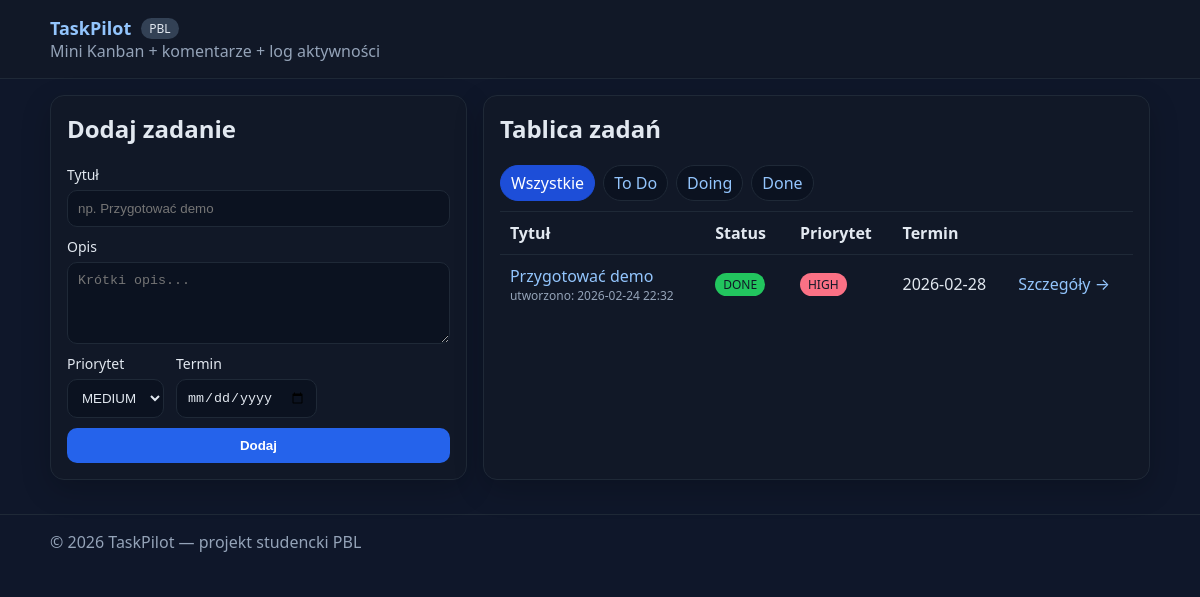
The page / on the database its author committed.
### app/models.py (models this page shows)
class Task(Base):
    __tablename__ = "tasks"
    id: Mapped[int] = mapped_column(Integer, primary_key=True, index=True)
    title: Mapped[str] = mapped_column(String(120), nullable=False)
    description: Mapped[str] = mapped_column(Text, default="", nullable=False)
    status: Mapped[str] = mapped_column(String(16), default="TODO", nullable=False)  # TODO/DOING/DONE
    priority: Mapped[str] = mapped_column(String(16), default="MEDIUM", nullable=False)  # LOW/MEDIUM/HIGH
    due_date: Mapped[date | None] = mapped_column(Date, nullable=True)
    created_at: Mapped[datetime] = mapped_column(DateTime, default=datetime.utcnow, nullable=False)
    comments: Mapped[list["Comment"]] = relationship(
        back_populates="task", cascade="all, delete-orphan"
    )
    activities: Mapped[list["Activity"]] = relationship(
        back_populates="task", cascade="all, delete-orphan"
    )

### app/main.py (the view)
@app.get("/", response_class=HTMLResponse)
def index(request: Request, status: str | None = None, db: Session = Depends(get_db)):
    q = db.query(Task)
    if status:
        q = q.filter(Task.status == status.upper())
    tasks = q.order_by(Task.created_at.desc()).all()
    return templates.TemplateResponse(
        "index.html",
        {
            "request": request,
            "tasks": tasks,
            "status_filter": (status or "").upper(),
        },
    )

### app/templates/index.html (shortened to what this page needs)
{% extends "base.html" %}
{% block content %}
<section class="grid">
  <div class="card">
    <h2>Dodaj zadanie</h2>
    <form method="post" action="/tasks" class="form">
      <label>Tytuł
        <input name="title" required minlength="3" maxlength="120" placeholder="np. Przygotować demo" />
      </label>
      <label>Opis
        <textarea name="description" rows="4" placeholder="Krótki opis..."></textarea>
      </label>
      <div class="row">
        <label>Priorytet
          <select name="priority">
            <option selected>MEDIUM</option>
          </select>
        </label>
        <label>Termin
          <input type="date" name="due_date_str" />
        </label>
      </div>
      <button type="submit">Dodaj</button>
    </form>
  </div>
  <div class="card">
    <h2>Tablica zadań</h2>
    <div class="filters">
      <a class="pill {{ 'active' if status_filter=='' else '' }}" href="/">Wszystkie</a>
      <a class="pill {{ 'active' if status_filter=='TODO' else '' }}" href="/?status=TODO">To Do</a>
      <a class="pill {{ 'active' if status_filter=='DOING' else '' }}" href="/?status=DOING">Doing</a>
      <a class="pill {{ 'active' if status_filter=='DONE' else '' }}" href="/?status=DONE">Done</a>
    </div>
    {% if tasks|length == 0 %}
      <p class="muted">Brak zadań. Dodaj pierwsze po lewej stronie.</p>
    {% else %}
      <table class="table">
        <thead>
          <tr>
            <th>Tytuł</th>
            <th>Status</th>
            <th>Priorytet</th>
            <th>Termin</th>
            <th></th>
          </tr>
        </thead>
        <tbody>
          {% for t in tasks %}
          <tr>
            <td>
              <a href="/tasks/{{ t.id }}">{{ t.title }}</a>
              <div class="muted small">utworzono: {{ t.created_at.strftime("%Y-%m-%d %H:%M") }}</div>
            </td>
            <td><span class="tag status-{{ t.status|lower }}">{{ t.status }}</span></td>
            <td><span class="tag prio-{{ t.priority|lower }}">{{ t.priority }}</span></td>
            <td>{{ t.due_date if t.due_date else "-" }}</td>
            <td><a class="btn-link" href="/tasks/{{ t.id }}">Szczegóły →</a></td>
          </tr>
          {% endfor %}
        </tbody>
      </table>
    {% endif %}
  </div>
</section>
{% endblock %}

### app/static/style.css (style rules this page uses)
:root { font-family: system-ui, -apple-system, Segoe UI, Roboto, Arial; }
body { margin: 0; background: #0f172a; color: #e2e8f0; }
a { color: #93c5fd; text-decoration: none; }
.grid { display: grid; grid-template-columns: 1fr 1.6fr; gap: 16px; }
.card { background: #111827; border: 1px solid #1f2937; border-radius: 14px; padding: 16px; box-shadow: 0 10px 30px rgba(0,0,0,.2); }
h2, h3 { margin-top: 0; }
.muted { color: #94a3b8; }
.small { font-size: 12px; }
.form { display: grid; gap: 10px; }
label { display: grid; gap: 6px; font-size: 14px; }
input, textarea, select { background: #0b1220; border: 1px solid #1f2937; color: #e2e8f0; border-radius: 10px; padding: 10px; outline: none; }
textarea { resize: vertical; }
button { background: #2563eb; border: none; color: white; padding: 10px 14px; border-radius: 10px; cursor: pointer; font-weight: 700; }
.row { display: flex; gap: 12px; align-items: center; }
.table { width: 100%; border-collapse: collapse; }
.table th, .table td { text-align: left; padding: 10px; border-top: 1px solid #1f2937; }
.btn-link { white-space: nowrap; }
.filters { display: flex; gap: 8px; flex-wrap: wrap; margin-bottom: 10px; }
.pill { padding: 6px 10px; border-radius: 999px; border: 1px solid #1f2937; background: #0b1220; }
.pill.active { background: #1d4ed8; border-color: #1d4ed8; color: white; }
.tag { display: inline-block; padding: 3px 8px; border-radius: 999px; background: #334155; font-size: 12px; margin-right: 6px; }
.status-done { background: #22c55e; color: #111827; }
.prio-high { background: #fb7185; color: #111827; }

### rows shown on the page
Task: title "Przygotować demo", created_at "2026-02-24 22:32", status "DONE", priority "HIGH", due_date "2026-02-28"

### other values the page prints
{{ 2026 }} "2026"
